Frame 1 (no input): blank canvas, image omitted
Frame 60 (no input): blank canvas, image omitted
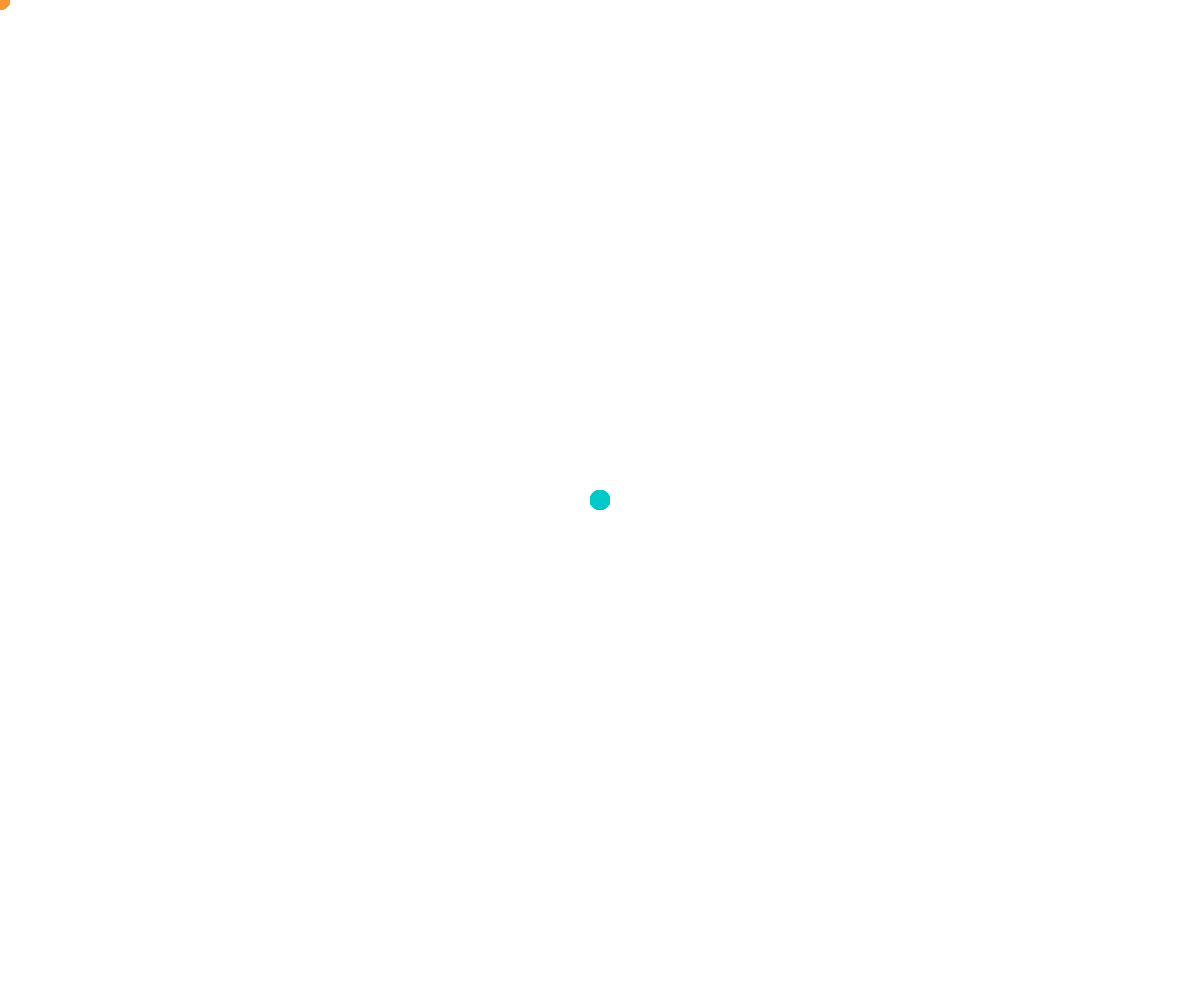
Frame 120 (the mouse pressed at the canvas centre since frame 60)

The p5.js sketch whose frames 1 and 60 were blank and that drew this single picture after the mouse press (run headless with seeded random() and noise() and a simulated clock; from frame 60 on, the mouse is pressed at the canvas centre):

// p5.js sketch
// ── sketch.js
function setup() {
  createCanvas(windowWidth, windowHeight);
  noStroke();
  frameRate(100);
}

function draw() {
  if(mouseX > (windowWidth/2)) {
    if(mouseY > (windowHeight/2)) {
      fill(249, 255, 0);
    } else {
      fill(13, 249, 136);
    }
  } else {
    if(mouseY > (windowHeight/2)) {
      fill(30, 20, 100);
    } else {
      fill(250, 150, 50);
    }
  }
  if(sqrt(sq(mouseX-windowWidth/2)+sq(mouseY-windowHeight/2)) < 100) {
    fill(0, 200, 200);
  }
  ellipse(mouseX, mouseY, 20, 20);
}
